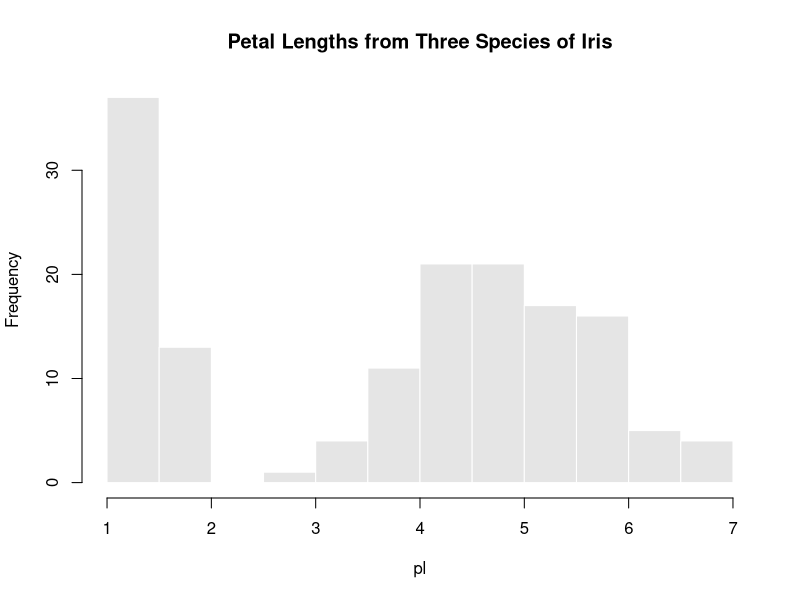

Generate this figure with R:
pl <- iris$Petal.Length

# Plot 1: Histogram
hist(pl,
     prob = FALSE,
     breaks = 12,
     col = "#E5E5E5",
     border = 0,
     main = "Petal Lengths from Three Species of Iris")



rm(list = ls())  # Clean up